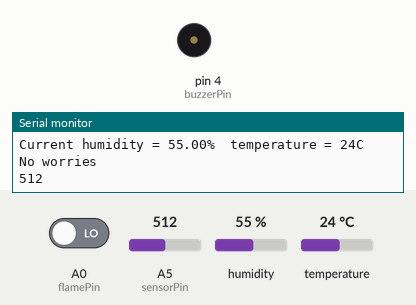
Bench run of a sketch on a simulated Arduino Uno, built with avr-gcc and run on an emulated ATmega328P. Shown: buzzer (waves = sounding, pin HIGH), the last lines printed to the serial monitor. The inputs (shaded band) are chosen by the test bench; at power-on: A0 (flamePin) LOW, A5 (sensorPin) = 512, humidity 55 %, temperature 24 °C.

Above: at 5.8 s.
5.9 s: A0 (flamePin) driven HIGH
At 10.8 s:
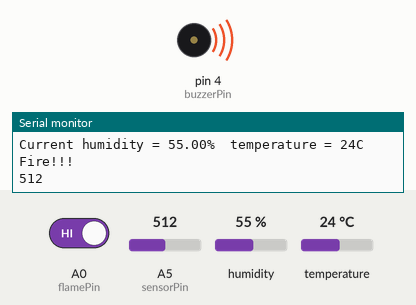
11.9 s: A0 (flamePin) driven LOW
At 15.5 s:
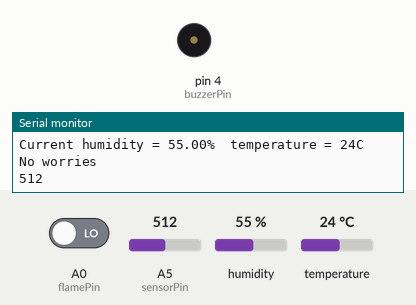
Timing chart, 0 to 17.0 s (numbered marks = the images above; inputs shaded):
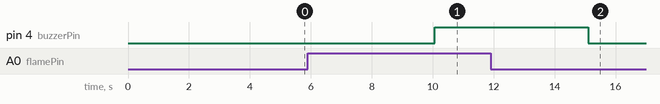

Measured:
- after the input at 5.9 s, pin 4 (buzzerPin): LOW → HIGH after 4.2 s
- after the input at 11.9 s, pin 4 (buzzerPin): HIGH → LOW after 3.2 s

The sketch:

sketch_jun15a.ino
```cpp
#include <dht.h>
#define dht_apin A4
dht DHT;
const int buzzerPin = 4;
const int flamePin = A0;
const int red = 7;
const int blue = 5;
const int green = 6;
int sensorPin = A5; // select the input pin for LDR
int Flame = HIGH;
int sensorValue;
const int relay = 8;
void setup()
{
  pinMode(buzzerPin, OUTPUT);
  pinMode(flamePin, INPUT);
  Serial.begin(9600);
}

void loop()
{
  DHT.read11(dht_apin);

    Serial.print("Current humidity = ");
    Serial.print(DHT.humidity);
    Serial.print("%  ");
    Serial.print("temperature = ");
    int temp = DHT.temperature;
    Serial.print((temp));
    Serial.println("C  ");
  Flame = digitalRead(flamePin);
  if (Flame== HIGH)
  {
    Serial.println("Fire!!!");
    digitalWrite(buzzerPin, HIGH);
    digitalWrite(blue , HIGH);
    digitalWrite(relay , HIGH);
  }
  else
  {
    Serial.println("No worries");
    digitalWrite(buzzerPin, LOW);
    digitalWrite(relay , LOW);
    digitalWrite(red , LOW);
    digitalWrite(green , HIGH);
  }
  sensorValue = analogRead(sensorPin); // read the value from the sensor
  Serial.println(sensorValue); //prints the values coming from the sensor on the Screen
  if(sensorValue<822){
    digitalWrite(red , HIGH);
    //digitalWrite(buzzerPin, HIGH);
  }
  else{
    digitalWrite(red , LOW);
    digitalWrite(green , LOW);
    digitalWrite(blue , HIGH);
    //digitalWrite(buzzerPin, LOW);
  }
  delay(5000);
}
```
